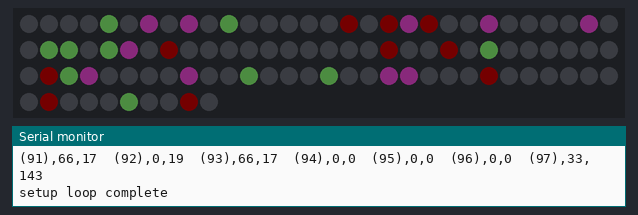
Recording of a sketch running on a simulated Arduino Uno, built with avr-gcc and run on an emulated ATmega328P. Parts: 100 RGB LEDs in strip order, left to right, continuing on the next row, the last lines printed to the serial monitor. Dim RGB values are drawn brighter than linear; random numbers use the default seed unless the sketch sets one.

Above: at 0.86 s.
At 9.73 s:
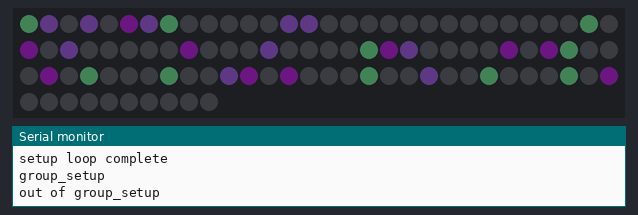
At 12.28 s:
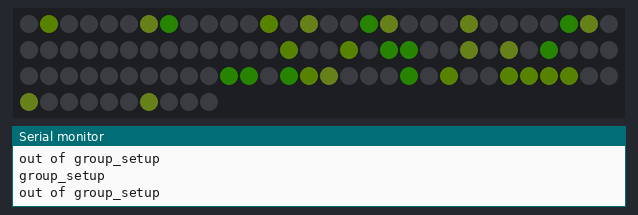
At 17.04 s:
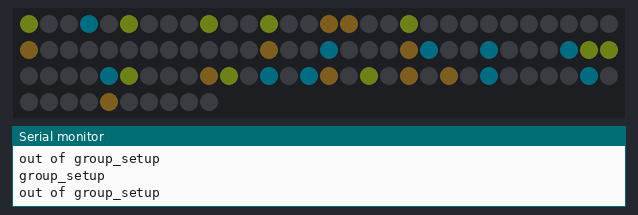
At 24.54 s:
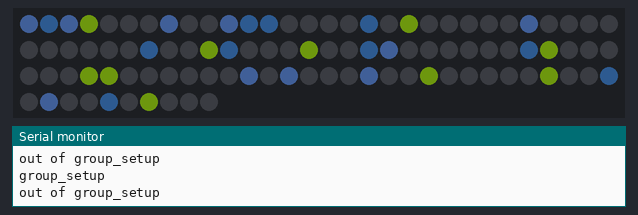
At 39.59 s:
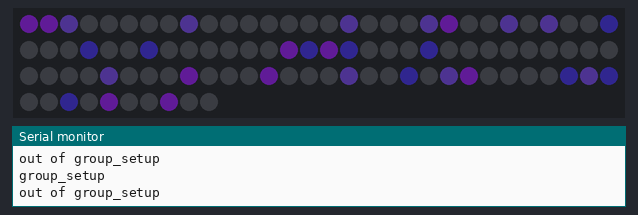

The sketch:

light_sky.ino
```cpp
// blue wire data to arduino pin 6 (has to be PWM enabled)
// red wire 5V to arduino 5V
// white wire ground to arduino gnd

/******************************************   _
 *    x                           x       *   |
 *                    o               x   *   |
 *             o                          *   |
 *                       +       +        *   |
 *         x        o                     *   |
 *                                     x  *   |
 *                          o             *   | Columns
 *                    +                   *   |
 *       o                          x     *   |
 *               x                        *   |
 *                          o             *   |
 *                                     +  *   |
 *     o          +             x         *   |
 *                                        *   |
 *                     x                  *   |
 *         o                      +       *   |
 *                                        *   -
 *****************************************/
 /*
  *|________________ rows _______________|
  *
  */

 /*
  * x, o, + are groups
  * individual x, o, + are members of a group
  * an available LED is a pixel
  *
  *
  * Steps
  *
  * 1. array of length = rows x columns with properties:
  * Setup:
  *     - for each group, make:
  *         - random nums of LEDs in this group
  *         - addresses of the LEDs in this group (make sure no overlap)
  *         - R, G, B max vals
  *         - max brightness (in percent)
  * Produces:
  *     - rgb vals (max)
  *     - current r, g and b vals
  *     - brightness in percent ( = current rgb val / max rgb val)
  *     -
  */

// number of LEDs total
// #define led_string_length 432
#define led_string_length 100
// number of same coloured pixel groups

// number of members in a group
// #define group_length 15

#include <Adafruit_NeoPixel.h>

// arduino pin
#define PIN        6

// taken from neopixel example
Adafruit_NeoPixel pixels(led_string_length, PIN, NEO_GRB + NEO_KHZ800);

typedef struct Pixels {
	// address is done with chain[i] so not needed here
	byte red; // 0 to 255
	byte green; // 0 to 255
	byte blue; // 0 to 255
	byte curr_brightness; // in per cent
	byte max_brightness; // in per cent
} Pixel;

Pixel chain[led_string_length];

byte idx, max_brightness, red, green, blue = 0;

void group_setup(int num_groups, int group_length) {

	for(int i = 0; i < led_string_length; i++) {
		chain[i].red = 0;
		chain[i].green = 0;
		chain[i].blue = 0;
		chain[i].curr_brightness = 0;
		chain[i].max_brightness = 0;
	}

	for(int group = 0; group < num_groups; group++) {
		// use brightnesses between 5 and 40%
		// 40% max is good from testing with adafruit_neopixel.ino
		max_brightness = random(5, 40);
		red = random(0, 255);
		green = random(0, 255);
		blue = random(0, 255);
		for(int member = 0; member < group_length; member++) {
			idx = random(0, led_string_length);
			// check if idx is already populated
			if(chain[idx].max_brightness == 0) {
				chain[idx].red = red;
				chain[idx].green = green;
				chain[idx].blue = blue;
				chain[idx].curr_brightness = (100 * group) / (num_groups);
				chain[idx].max_brightness = max_brightness;
			} else {
				member--;
			}
		}
	}

	// // now stagger the brightnesses of all the groups
	// for(int i = 0; i < led_string_length; i++) {
		// if(chain[i].max_brightness != 0) {
			// chain[i].curr_brightness = (100 * (chain[i].group)) / (num_groups);
		// }
	// }
}

void setup() {
    Serial.begin(115200);

	for(int i = 0; i < 5; i++) {
		Serial.println(i);
		delay(100);
	}

	Serial.println(F("sizeof chain = "));
	Serial.println(sizeof(chain));
    // init ws2813 strip
    pixels.begin();

	// default chain values
	for(int i = 0; i < led_string_length; i++) {
		chain[i].red = 0;
		chain[i].green = 0;
		chain[i].blue = 0;
		chain[i].curr_brightness = 0;
		chain[i].max_brightness = 0;
	}

	// first time group setup
	group_setup(3, 10);

	Serial.println(F("debug print loop start"));
	// check the setup by printing the array vals to serial
	for(int i = 0; i < led_string_length-7; i=i+7) {
		for(int j = 0; j < 7; j++) {
			Serial.print(F("("));
			Serial.print(i+j);
			Serial.print(F("),"));
			Serial.print(chain[i + j].curr_brightness, DEC);
			Serial.print(F(","));
			Serial.print(chain[i + j].red, DEC);
			Serial.print(F("\t"));
		}
		Serial.println();
	}
	Serial.println(F("setup loop complete"));
}

void single_flash() {

	int num_groups = 3;
	int group_length = 10;

    // turn off all pixels
    pixels.clear();

	Serial.println(F("group_setup"));

	group_setup(num_groups, group_length);

	Serial.println(F("out of group_setup"));

	int b = 0;
	int i = 0;
	for (b = 0; b < 40; b++) {
		for(i = 0; i < led_string_length; i++) {
			pixels.setPixelColor(i, pixels.Color(
				(chain[i].red * b)/400,
				(chain[i].green * b)/400,
				(chain[i].blue * b)/400));
		}
		pixels.show();
		delay(5);
	}

	for (b = 40; b > 0; b--) {
		for(i = 0; i < led_string_length; i++) {
			pixels.setPixelColor(i, pixels.Color(
				(chain[i].red * b)/400,
				(chain[i].green * b)/400,
				(chain[i].blue * b)/400));
		}
		pixels.show();
		delay(5);
	}
}

void single_flash_slow() {

	int num_groups = 3;
	int group_length = 10;

    // turn off all pixels
    pixels.clear();

	Serial.println(F("group_setup"));

	group_setup(num_groups, group_length);

	Serial.println(F("out of group_setup"));

	int b = 0;
	int i = 0;
	for (b = 0; b < 40; b++) {
		for(i = 0; i < led_string_length; i++) {
			pixels.setPixelColor(i, pixels.Color(
				(chain[i].red * b)/400,
				(chain[i].green * b)/400,
				(chain[i].blue * b)/400));
		}
		pixels.show();
		delay(20);
	}

	for (b = 40; b > 0; b--) {
		for(i = 0; i < led_string_length; i++) {
			pixels.setPixelColor(i, pixels.Color(
				(chain[i].red * b)/400,
				(chain[i].green * b)/400,
				(chain[i].blue * b)/400));
		}
		pixels.show();
		delay(20);
	}
}

void weird_effect_fast() {

	group_setup(10, 10);

	byte new_r = random(0, 255);
	byte new_g = random(0, 255);
	byte new_b = random(0, 255);
	byte max_brightness = random(1, 10);
	// check if any groups have flashed once and get new rgb and max_b vals for those pixels
	for(int i = 0; i < led_string_length; i++) {
		if(chain[i].curr_brightness >= 50) {
			chain[i].red = new_r;
			chain[i].green = new_g;
			chain[i].blue = new_b;
			chain[i].max_brightness = max_brightness;
			chain[i].curr_brightness = 0;
		} else {
			chain[i].curr_brightness++;
		}
	}

	for(int i = 0; i < led_string_length; i++) {
		pixels.setPixelColor(i,
			pixels.Color(
				(chain[i].red * chain[i].curr_brightness)/200,
				(chain[i].green * chain[i].curr_brightness)/200,
				(chain[i].blue * chain[i].curr_brightness)/200
			)
		);
	}

	pixels.show();
	delay(5);
}

void weird_effect() {

	group_setup(10, 10);

	byte new_r = random(0, 255);
	byte new_g = random(0, 255);
	byte new_b = random(0, 255);
	byte max_brightness = random(1, 10);
	// check if any groups have flashed once and get new rgb and max_b vals for those pixels
	for(int i = 0; i < led_string_length; i++) {
		if(chain[i].curr_brightness >= 30 && chain[i].max_brightness != 0) {
			chain[i].red = new_r;
			chain[i].green = new_g;
			chain[i].blue = new_b;
			chain[i].max_brightness = max_brightness;
			chain[i].curr_brightness = 0;
		} else if(chain[i].max_brightness != 0) {
			chain[i].curr_brightness++;
		}
	}

	for(int i = 0; i < led_string_length; i++) {
		if(chain[i].max_brightness != 0) {
			pixels.setPixelColor(i,
				pixels.Color(
					(chain[i].red * chain[i].curr_brightness)/200,
					(chain[i].green * chain[i].curr_brightness)/200,
					(chain[i].blue * chain[i].curr_brightness)/200
				)
			);
		} else {
			pixels.setPixelColor(i,
				pixels.Color(0,0,0)
			);
		}
	}

	pixels.show();
	delay(20);
}

void loop() {

	for(int i = 0; i < 100; i++) {
		weird_effect();
	}
	for(int i = 0; i < 5; i++) {
		single_flash_slow();
	}
	for(int i = 0; i < led_string_length; i++) {
		pixels.setPixelColor(i,pixels.Color(0,0,0));
	}
	pixels.show();
	delay(1000);
	for(int i = 0; i < 20; i++) {
		single_flash();
	}
	for(int i = 0; i < led_string_length; i++) {
		pixels.setPixelColor(i,pixels.Color(0,0,0));
	}
	pixels.show();
	delay(1000);
}
```
